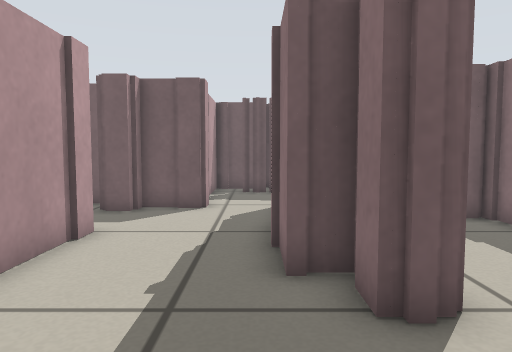
[1] (above)

19 first-person views from a walk through a Stage world. The camera is 0.45 m above the floor, tilts 4° down and sees 70° across. Floor lines are 1 m apart. The floor is counted in squares, 0.25 m on a side. Each view is taken from the middle of a square. On the plan, view 1 faces up. The plan holds only what a view shows up to about 18 squares ahead; the rest is blank. The place goes on beyond the plan. Robots are left out.

[2]
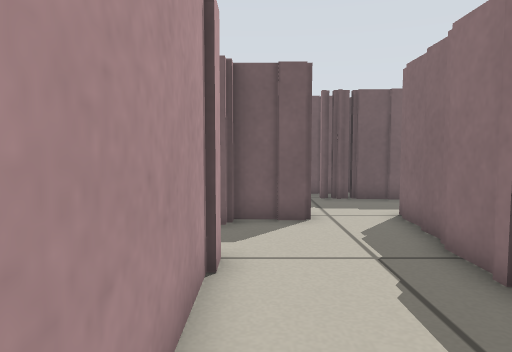

[3]
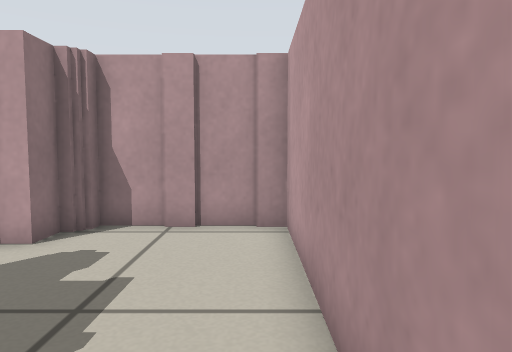

[4]
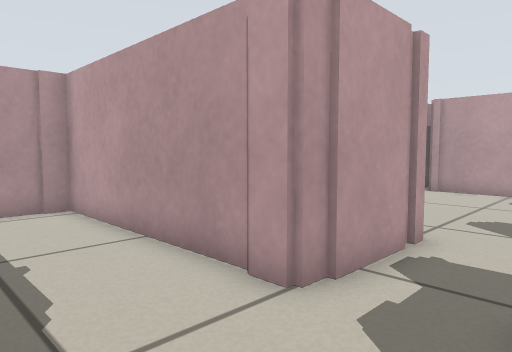

[5]
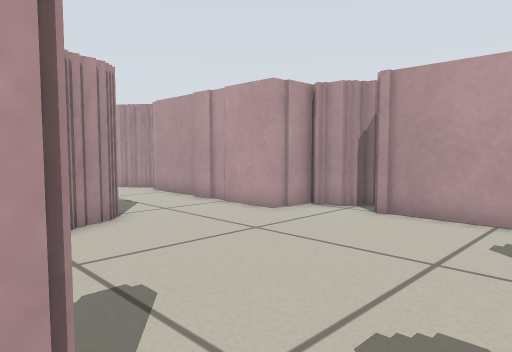

[6]
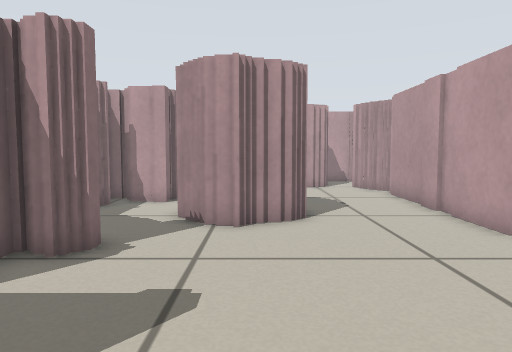

[7]
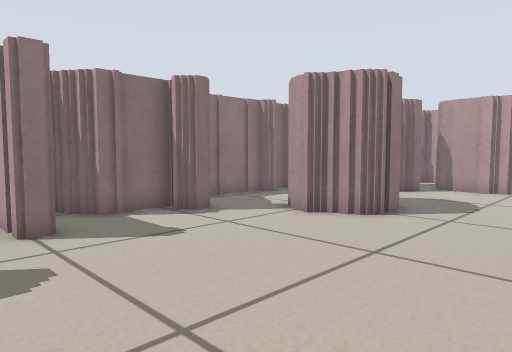

[8]
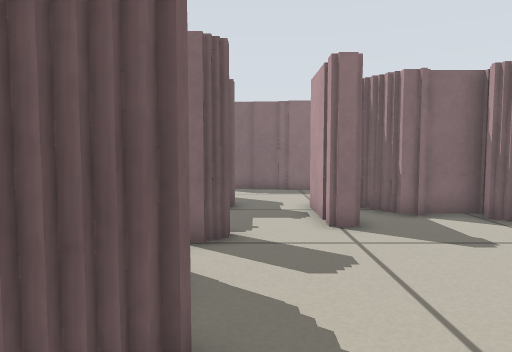

[9]
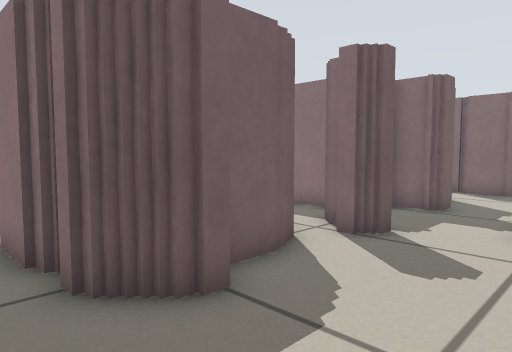

[10]
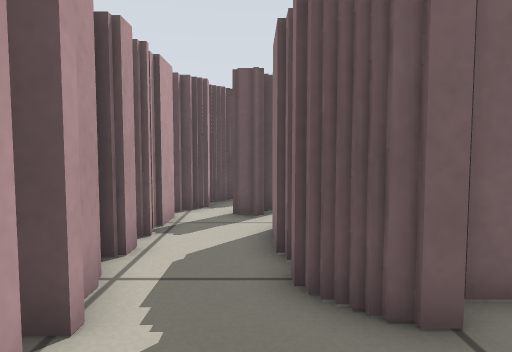

[11]
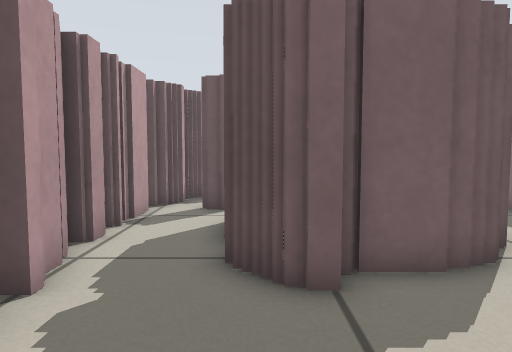

[12]
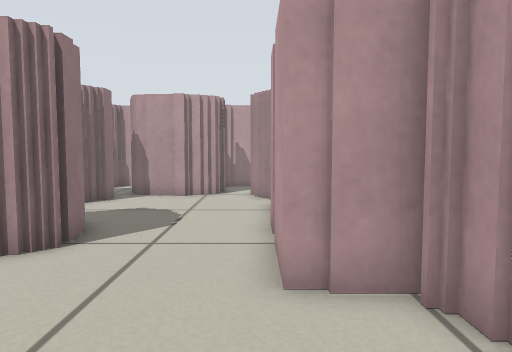

[13]
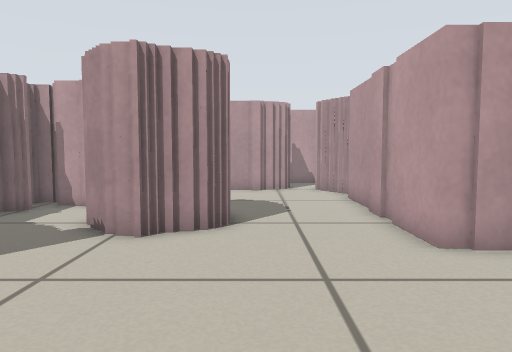

[14]
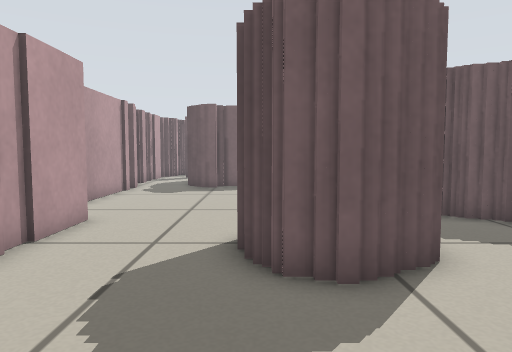

[15]
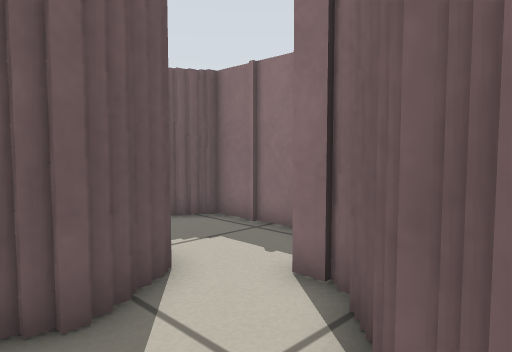

[16]
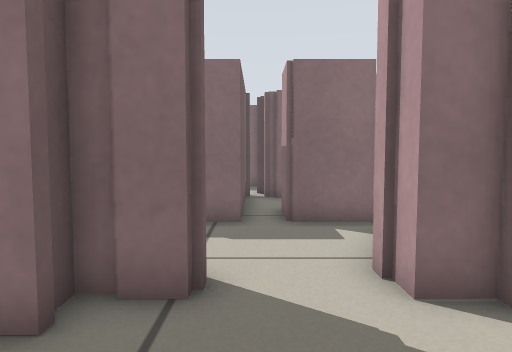

[17]
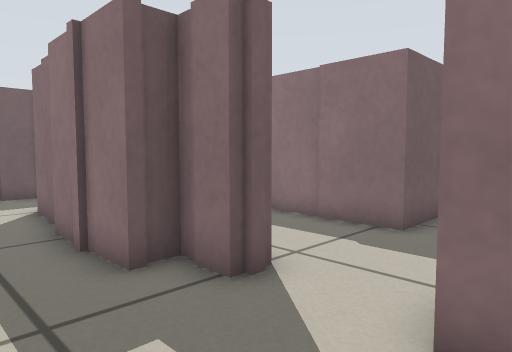

[18]
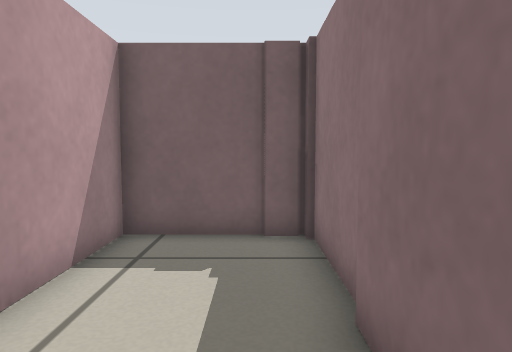

[19]
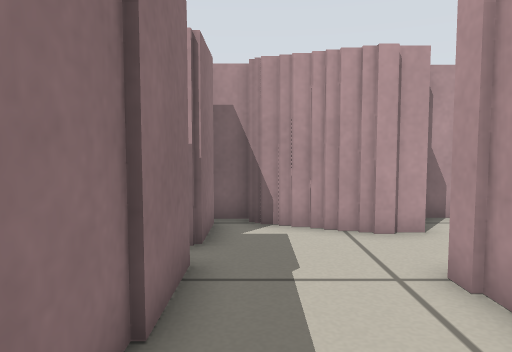

### Floor plan
Key: @ floor where view 1 was taken; # wall or solid block; . floor.
Columns run from 18 left of view 1 to 6 right of it. Each row starts with its distance up from view 1.
 18                    #
 17  ###            ####
 16  #..            #####
 15 ##.#        #   #.  #
 14 #..##       #    ....
 13 ##..#   #   #    ...
 12  #..#############..#
 11  #..####.##..####..#
 10  #.................######
  9  #.................##...#
  8  #.........####...###...#
  7  #...........##...###...#
  6  #..........###...###...#
  5 ##..........###...###...#
  4 #..........####....##...#
  3 ## ........####.........#
  2  ###.........##.........#
  1   ##...####...#....####.#
  0   ##...#  #..## ..@#  ###
 -1    #...# ##..#######   ##
 -2    #...###...##
 -3   # .......####
 -4   # ......####
 -5   #......##
 -6   #......#
 -7   ##.....#
 -8    #.#####
 -9    ###  #

Positions as (right, up) in squares from view 1, and headings:
1: (0, 0), facing up
2: (-3, 2), facing up
3: (-3, 8), facing down
4: (0, 11), facing down-left
5: (-7, 10), facing down-left
6: (-10, 10), facing down
7: (-16, 10), facing down-right
8: (-16, 10), facing right
9: (-16, 7), facing up-right
10: (-15, 7), facing up
11: (-14, 6), facing up
12: (-15, 7), facing down
13: (-12, 9), facing down
14: (-11, -7), facing up
15: (-11, -6), facing up-right
16: (-3, 3), facing right
17: (-2, 0), facing up-right
18: (5, 2), facing up
19: (5, 9), facing down
